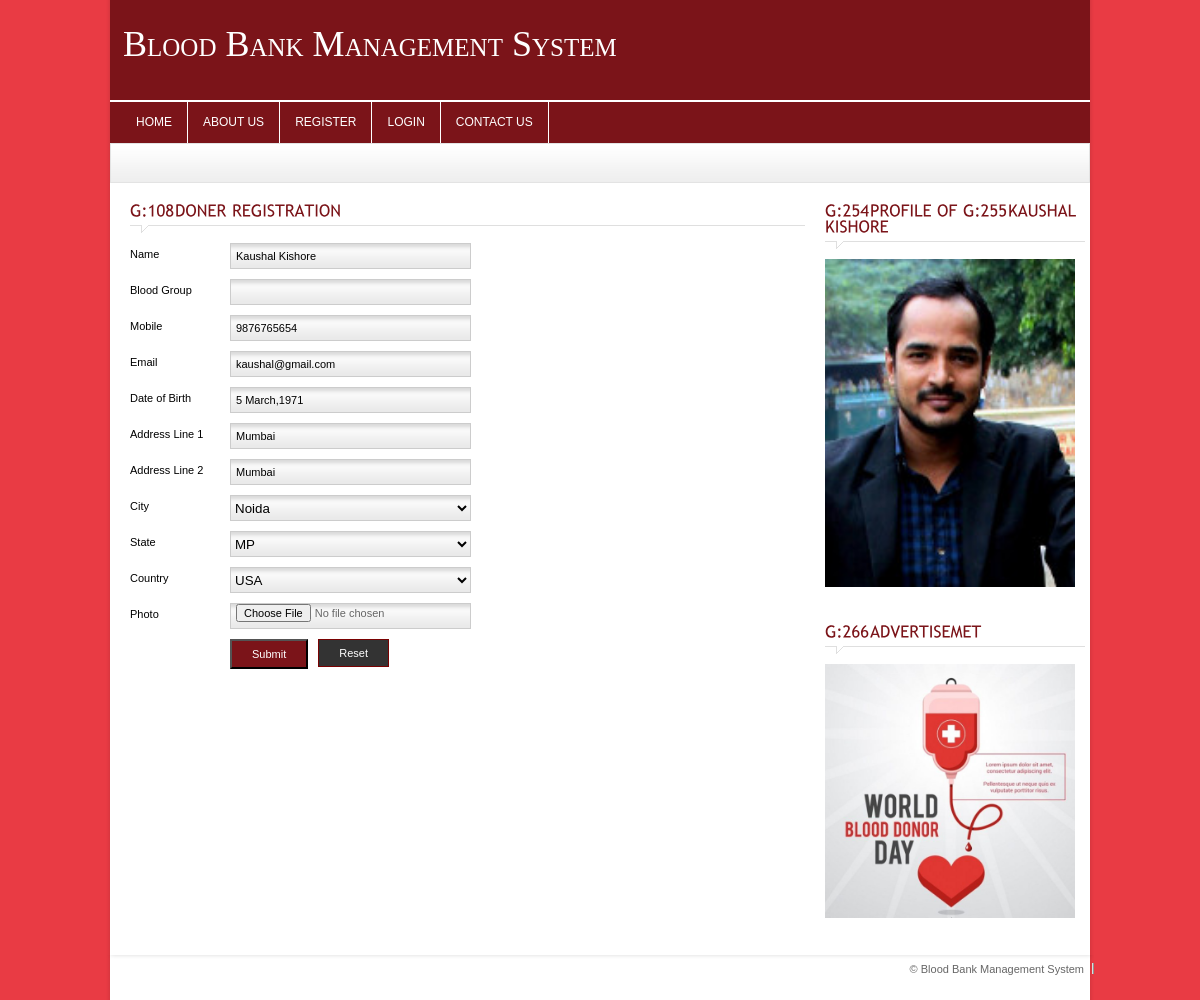
The page /blood_bank_system/doner.php?doner_id=1 on the database its author committed.
### tables this page shows
CREATE TABLE `doner` (
  `doner_id` int(11) NOT NULL,
  `doner_blood_group` varchar(255) DEFAULT NULL,
  `doner_name` varchar(255) NOT NULL,
  `doner_add1` varchar(255) NOT NULL,
  `doner_add2` varchar(255) NOT NULL,
  `doner_city` varchar(255) NOT NULL,
  `doner_state` varchar(255) NOT NULL,
  `doner_country` varchar(255) NOT NULL,
  `doner_email` varchar(255) NOT NULL,
  `doner_mobile` varchar(255) NOT NULL,
  `doner_gender` varchar(255) NOT NULL,
  `doner_dob` varchar(255) NOT NULL,
  `doner_image` varchar(255) NOT NULL
);

### blood_bank_system/doner.php (the view, shortened to what this page needs)
<?php
	include_once("includes/header.php");
	if($_REQUEST[doner_id])
	{
		$SQL="SELECT * FROM doner WHERE doner_id = $_REQUEST[doner_id]";
		$rs=mysql_query($SQL) or die(mysql_error());
		$data=mysql_fetch_assoc($rs);
	}
?>
	<div class="crumb">
    </div>
	<div id="content_sec">
		<div class="col1">
			<div class="contact">
				<h4 class="heading colr">Doner Registration</h4>
				<form action="lib/doner.php" enctype="multipart/form-data" method="post" name="frm_doner" onsubmit="return validateForm(this)">
					<ul class="forms">
						<li class="txt">Name</li>
						<li class="inputfield"><input name="doner_name" type="text" class="bar" required value="<?=$data[doner_name]?>"/></li>
					</ul>
					<ul class="forms">
						<li class="txt">Blood Group</li>
						<li class="inputfield"><input name="doner_blood_group" type="text" class="bar" required value="<?=$data[doner_blood_group]?>"/></li>
					</ul>
					<ul class="forms">
						<li class="txt">Mobile</li>
						<li class="inputfield"><input name="doner_mobile" type="text" class="bar" required value="<?=$data[doner_mobile]?>"/></li>
					</ul>
					<ul class="forms">
						<li class="txt">Email</li>
						<li class="inputfield"><input name="doner_email" id="doner_email" type="text" class="bar" required value="<?=$data[doner_email]?>" onchange="validateEmail(this)" /></li>
					</ul>
					<ul class="forms">
						<li class="txt">Date of Birth</li>
						<li class="inputfield"><input name="doner_dob" id="doner_dob" type="text" class="bar" required value="<?=$data[doner_dob]?>"/></li>
					</ul>
					<ul class="forms">
						<li class="txt">Address Line 1</li>
						<li class="inputfield"><input name="doner_add1" type="text" class="bar" required value="<?=$data[doner_add1]?>"/></li>
					</ul>
					<ul class="forms">
						<li class="txt">Address Line 2</li>
						<li class="inputfield"><input name="doner_add2" type="text" class="bar" required value="<?=$data[doner_add2]?>"/></li>
					</ul>
					<ul class="forms">
						<li class="txt">City</li>
						<li class="inputfield">
							<select name="doner_city" class="bar" required/>
								<?php echo get_new_optionlist("city","city_id","city_name",$data[doner_city]); ?>
						</li>
					</ul>
					<ul class="forms">
						<li class="txt">State</li>
						<li class="inputfield">
							<select name="doner_state" class="bar" required/>
								<?php echo get_new_optionlist("state","state_id","state_name",$data[doner_state]); ?>
						</li>
					</ul>
					<ul class="forms">
						<li class="txt">Country</li>
						<li class="inputfield">
							<select name="doner_country" class="bar" required/>
								<?php echo get_new_optionlist("country","country_id","country_name",$data[doner_country]); ?>
						</li>
					</ul>
					<ul class="forms">
						<li class="txt">Photo</li>
						<li class="inputfield"><input name="doner_image" type="file" class="bar"/></li>
					</ul>
					<ul class="forms">
						<li class="txt">&nbsp;</li>
						<li class="textfield"><input type="submit" value="Submit" class="simplebtn"></li>
						<li class="textfield"><input type="reset" value="Reset" class="resetbtn"></li>
					</ul>
				</form>
			</div>
		</div>
		<div class="col2">
			<?php if($_REQUEST[doner_id]) { ?>
			<div class="contactfinder">
				<h4 class="heading colr">Profile of <?=$data['doner_name']?></h4>
				<div><img src="<?=$SERVER_PATH.'uploads/'.$data[doner_image]?>" style="width: 250px"></div><br>
			</div>
			<?php } ?>
		</div>
		<div class="col2">
			<?php include_once("includes/sidebar.php"); ?>
		</div>
	</div>
<?php include_once("includes/footer.php"); ?>

### blood_bank_system/css/style.css (style rules this page uses)
* { padding:0px; margin:0px; }
body { background-color:#e93b44; font-family:Arial, Helvetica, sans-serif; font-size:11px; color:#666666; float:left; width:100%; }
.colr { color:#7b1419 !important; }
h4 { font-size:16px; font-weight:normal; }
.heading { padding:10px 0px 14px 0px !important; width:100% !important; margin-bottom:10px !important; text-transform:uppercase; background-image:url(../images/heading.gif); background-repeat:no-repeat; background-position:left bottom; }
input { font-size:11px; }
.simplebtn { background-color:#FFF; background-color:#7b1419; padding:7px 20px; display:inline-block; color:#FFF; }
.resetbtn { background-color:#333; background-image:none; border:#790101 solid 1px; padding:7px 20px; display:inline-block; color:#FFF; margin-left:10px; }
#content_sec { width:940px; padding:10px 20px; margin-left:10px; background-color:#FFF; float:left; }
.col1 { width:675px; float:left; }
.col2 { width:245px; float:right; }
.contactfinder { width:260px; float:left; margin-bottom:15px; }
.crumb { width:958px; height:30px; padding:8px 10px 0px 10px; background-image:url(../images/crumb.gif); background-repeat:repeat-x; margin-left:10px; border:#e3e3e3 solid 1px; }
ul.forms { float:left; list-style:none; padding:0px 20px 10px 0px; }
ul.forms li { float:left; }
ul.forms li.txt { float:left; width:100px; color:#000; padding-top:5px; }
ul.forms li.inputfield { float:left; width:259px; }
ul.forms li.inputfield input.bar { width:229px; height:24px; background-image:url(../images/inputbar.gif); background-repeat:repeat-x; background-position:bottom; background-color:#fff; border:#cccccc solid 1px; padding:0px 5px; }
ul.forms li.inputfield select { width:241px; height:26px; background-image:url(../images/inputbar.gif); background-position:bottom; background-repeat:repeat-x; border:#cccccc solid 1px; background-color:transparent; }
ul.forms li.textfield { float:left; }

### blood_bank_system/css/slider.css (style rules this page uses)
* { margin: 0; padding: 0; }

### rows shown on the page
doner: doner_name "Kaushal Kishore", doner_mobile "9876765654", doner_email "kaushal@gmail.com", doner_dob "5 March,1971", doner_add1 "Mumbai", doner_add2 "Mumbai", doner_image (picture)

### other values the page prints
form field doner_city "Noida"
form field doner_state "MP"
form field doner_country "USA"
